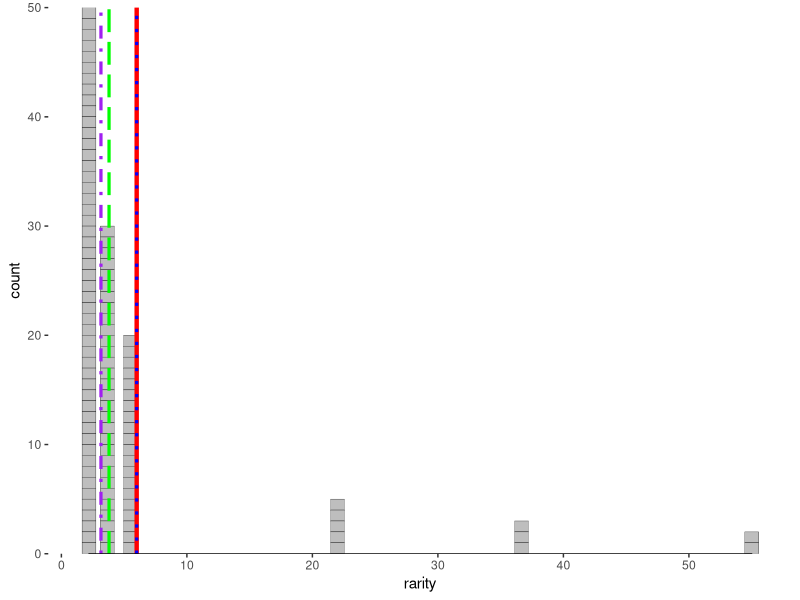
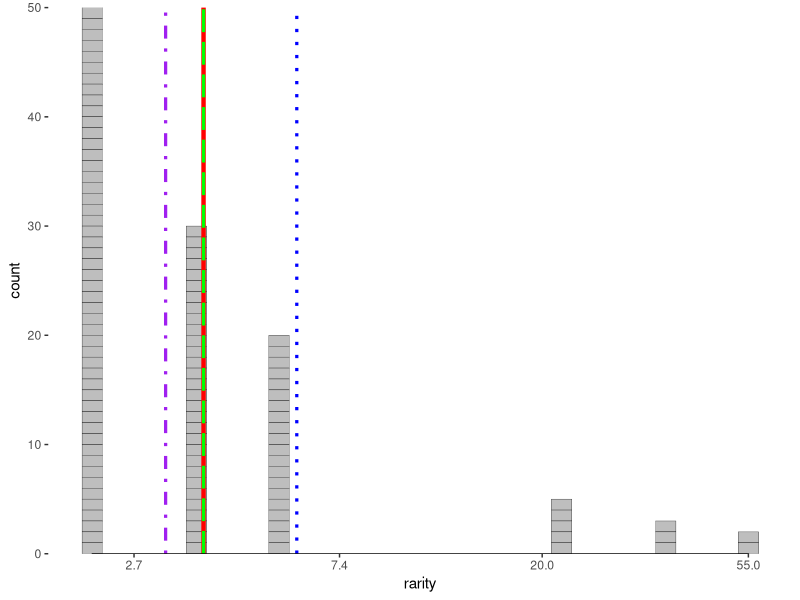
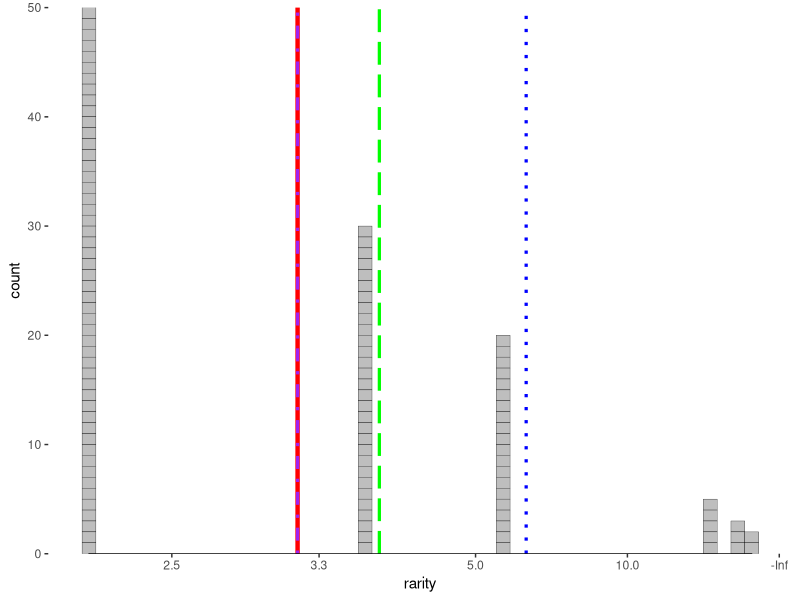

Here is the R script that generated these plots, in order:
library(tidyverse)
library(ggthemes)
theme_set(theme_tufte(base_family = "sans"))

require(scales) # trans_new() is in the scales library
#need the reverse bit for the scaling of the axes to get them in the right orientation
pfun=function(x, pow, rever=F){
	if (pow==0) return(log(x))
    if (rever==T){
    if (pow<0) return(-x^pow)
        return(x^pow)}
	return(x^pow)
}

ipfun=function(x, pow, rever=F){
	if (pow==0) return(exp(x))
    if(rever==T){if (pow<0) return(-x^(1/pow))
        return(x^(1/pow))}
	return(x^(1/pow))
}

#add a diversity function to make graphs more complicated
dfun<-function(ab, l){ipfun(sum(ab*pfun(sum(ab)/ab, l))/sum(ab),l)}

## This is weird craftiness to make functions above work with coord_trans

prettify <- function(breaks){
    # round numbers, more aggressively the larger they are
    digits <- -floor(log10(abs(breaks))) + 1
    digits[breaks == 0] <- 0
    return(round(breaks, digits = digits))
}


power_trans = function(pow) trans_new(name="power"
    , transform = function(x) pfun(x, pow, rever=T)
	, inverse = function(x) ipfun(x, pow, rever=T)
	, breaks = function(x) prettify(trans_breaks(function(x) pfun(x, pow, rever=T), function(x) ipfun(x, pow, rever=T), n =5) (c(0,x)*1.1))
    , domain = c(1, 10000)
)

fancy_rep<-function(df){data.frame(df[rep(1:nrow(df), df$abundance),])}

rarity_plot <- function(abundance, p){
	rf <- tibble(names = as.factor(1:length(abundance))
		, abundance
		, rarity = sum(abundance)/abundance
	)
	div <- summarise(rf, div=ipfun(
		sum(abundance*pfun(rarity, p))/sum(abundance)
		, p
	)) %>% pull(div)
	rf2<-data.frame("boxcol"=sample(c("a", "b", "c","d","e","f","g","h","i","j", "k", "l"), nrow(fancy_rep(rf)), replace=T),"gr"=as.factor(1:nrow(fancy_rep(rf))),fancy_rep(rf))
	rp <- (ggplot(rf2, aes(x=rarity))
	             +geom_bar(aes(group=gr),fill="grey", colour="black", width=1.1^p/10*10^p,size=0.1)
	       # +scale_fill_manual(c("red", "blue"))
	       + geom_vline(xintercept=div, color="red", size=1.5)
	       + geom_vline(xintercept=dfun(ab,1), color="blue", linetype=3, size=1.1)
	       + geom_vline(xintercept=dfun(ab,-1), color="purple", linetype=4, size=1.1)
	       + geom_vline(xintercept=dfun(ab,0), color="green", linetype=5, size=1.1)
	# + geom_segment(aes(x=rarity, xend=rarity, y=abundance, yend=0), size=1.6)
		#could probably set breaks more flexibly
		+ scale_x_continuous(trans=power_trans(pow=p))
		#the expand=c(0,0) is what fixes x-axis in place at y=0
		+ scale_y_continuous(expand=c(0,0))
		#this is what makes the axis lines... it is just a line segment from min to max of the provided data. teh breaks are provided in scale_x_continuous or scale_y_continuous, wich in turn can get them from 
		+ geom_rangeframe(data=data.frame(rarity=c(min(rf$rarity), max(rf$rarity)), abundance=c(0,max(abundance)+10)))
	
	    + theme(legend.position="none")
		
	)
	return(rp)
}



# ab <- c(20,30,50)
# ab<-c(100, 20, 15, 10, 2, 1, 1,1)
ab<-c(50,20,30,5,3,2)


rarity_plot(ab, 1)
rarity_plot(ab, 0)
rarity_plot(ab, -1)
